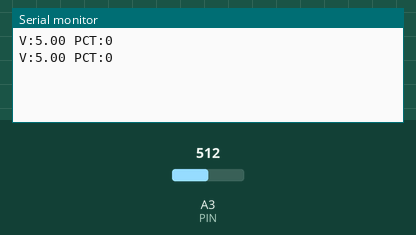
A sketch run on a simulated Arduino Uno, built with avr-gcc and run on an emulated ATmega328P. Parts: the last lines printed to the serial monitor. The inputs (shaded band) are chosen by the test bench; at power-on: A3 (PIN) = 512.

Above: at 2.8 s.
2.9 s: A3 (PIN) set to 716
At 5.1 s:
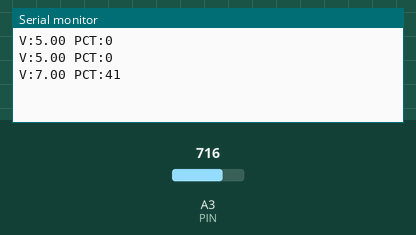
5.6 s: A3 (PIN) set to 900
At 6.6 s:
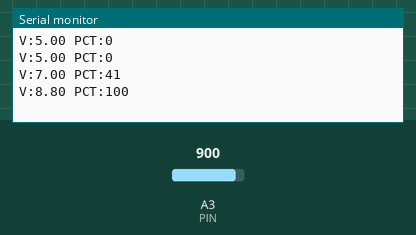
Timing chart, 0 to 8.6 s (numbered marks = the images above; inputs shaded):
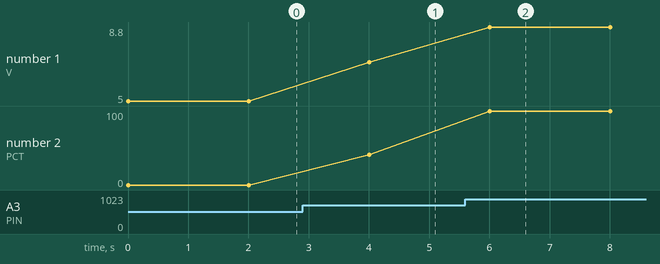

The sketch:

read_battery_percentage.ino
```cpp
const int PIN = A3;
const float R1 = 10000.0, R2 = 10000.0;
const float VREF = 5.0;

// 2S LiPo: 6.0V empty, 8.4V full
const float V_MIN = 6.0, V_MAX = 8.4;

void setup() { Serial.begin(9600); }

void loop() {
  int raw = analogRead(PIN);
  float vMid = (raw / 1023.0) * VREF;
  float vBat = vMid * (R1 + R2) / R2;
  int pct = constrain((vBat - V_MIN) / (V_MAX - V_MIN) * 100, 0, 100);

  Serial.print("V:"); Serial.print(vBat);
  Serial.print(" PCT:"); Serial.println(pct);
  delay(2000);
}
```

Measured:
- after the input at 2.9 s, the serial monitor: prints a new line after 1.1 s (image 1)
- after the input at 5.6 s, the serial monitor: prints a new line after 0.40 s (image 2)
- plotted number 1: 5 → 7 after the input at 2.9 s, 7 → 8.8 after the input at 5.6 s
- plotted number 2: 0 → 41 after the input at 2.9 s, 41 → 100 after the input at 5.6 s
